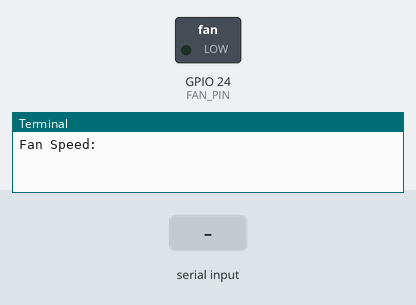
A program run on a simulated Raspberry Pi (BCM pin numbers). Shown: switched loads named in the program (green lamp = pin HIGH), the last lines printed to the terminal. Inputs (shaded band) come from the test bench.

Above: at 1.2 s.
1.3 s: "5" typed at the terminal, then Enter
At 2.5 s:
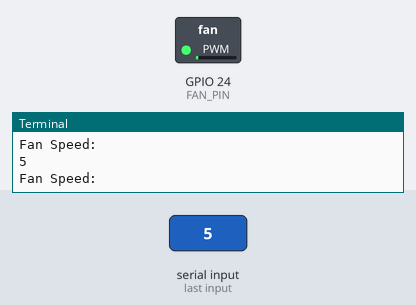
2.8 s: "90" typed at the terminal, then Enter
At 3.7 s:
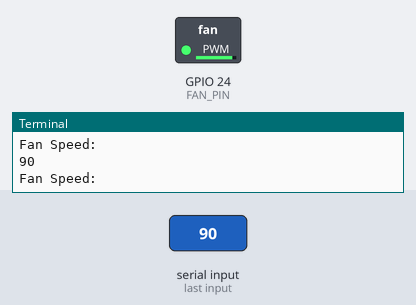
Timing chart, 0 to 5.8 s (numbered marks = the images above; inputs shaded):
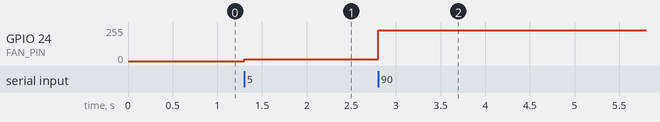

The program:

calib_fan.py
```python
#!/usr/bin/python
# -*- coding: utf-8 -*-

import RPi.GPIO as GPIO
import sys
#import time
#import os

FAN_PIN = 24
WAIT_TIME = 1
PWM_FREQ = 25

GPIO.setmode(GPIO.BCM)
GPIO.setup(FAN_PIN, GPIO.OUT, initial=GPIO.LOW)

fan = GPIO.PWM(FAN_PIN, PWM_FREQ)
fan.start(0)
i = 0

hyst = 1
tempSteps = [50, 70]
speedSteps = [0, 100]
cpuTempOld = 0

try:
    while 1:
        fanSpeed = float(input("Fan Speed: "))
        fan.ChangeDutyCycle(fanSpeed)


except(KeyboardInterrupt):
    print("Fan ctrl interrupted by keyboard")
    GPIO.cleanup()
    sys.exit()
```

Measured:
- after the input at 1.3 s, GPIO 24 (FAN_PIN): 0/255 → 13/255 at once
- after the input at 2.8 s, GPIO 24 (FAN_PIN): 13/255 → 230/255 at once
